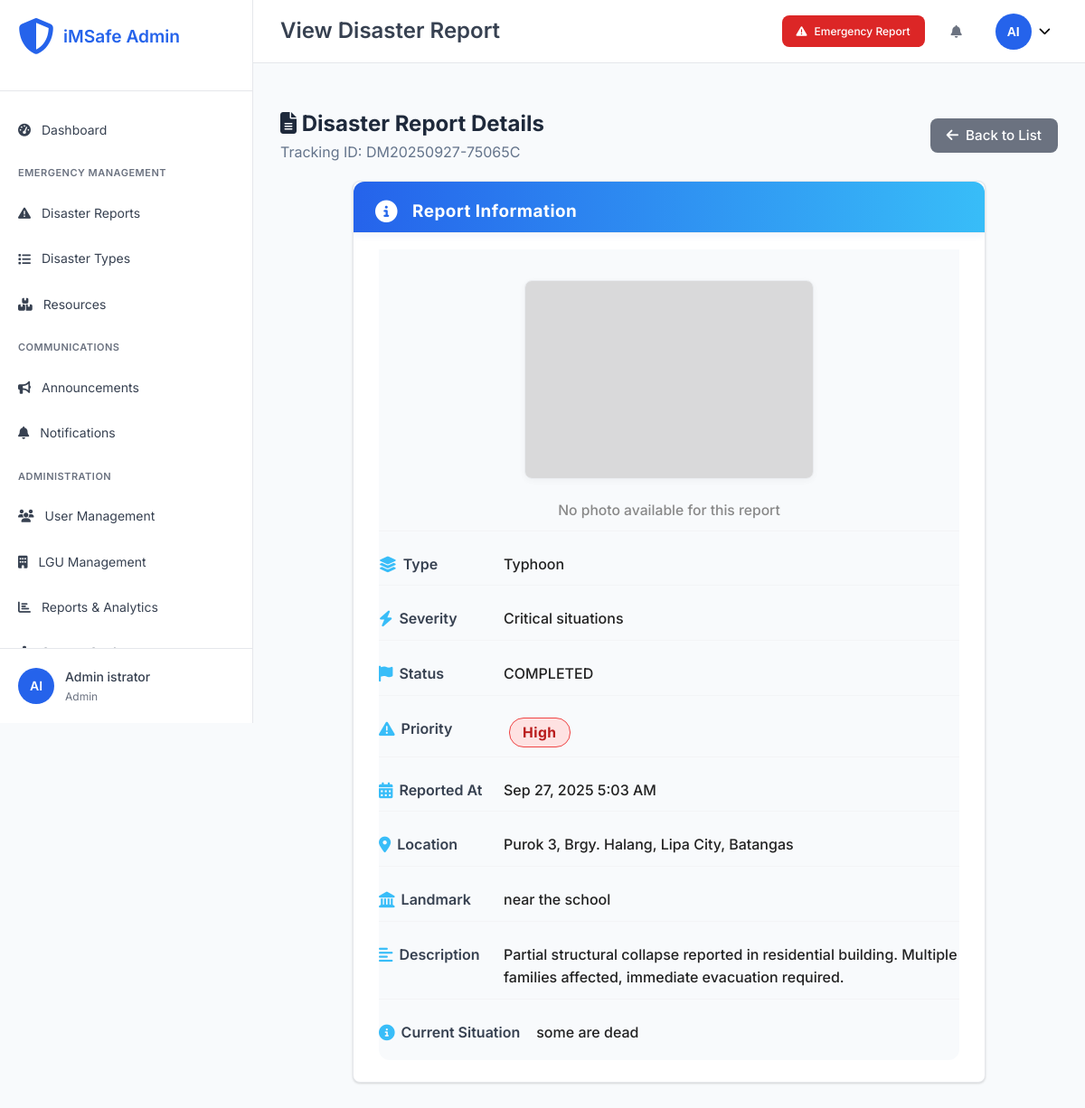
Page /admin/view-disaster.php?id=2 (signed in) on the earlier database version.
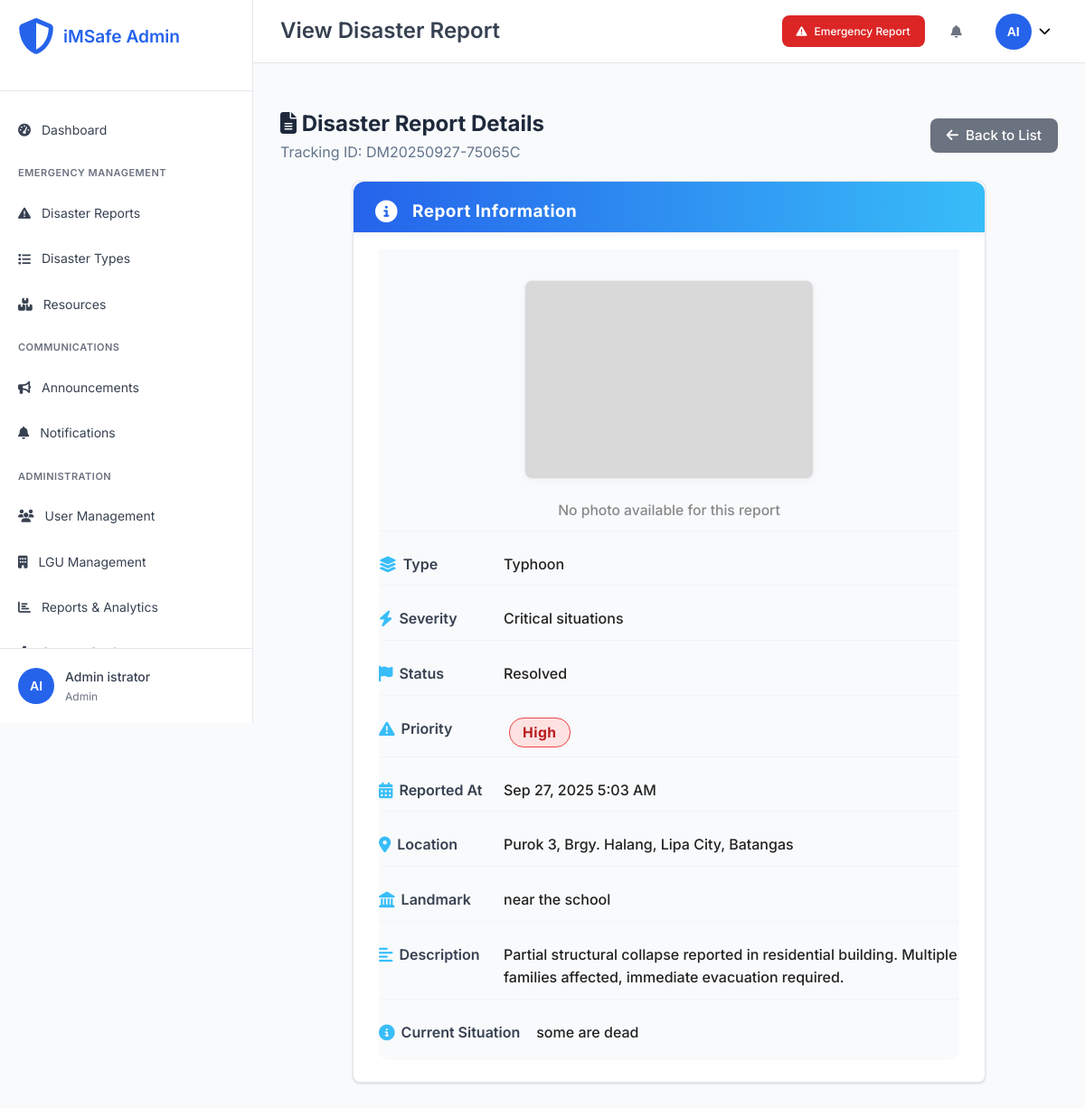
Same page on the later database version.
### tables this page shows
CREATE TABLE `disasters` (
  `disaster_id` int(11) NOT NULL,
  `tracking_id` varchar(20) NOT NULL,
  `disaster_name` varchar(200) NOT NULL,
  `type_id` int(11) NOT NULL,
  `severity_level` varchar(20) NOT NULL,
  `severity_display` varchar(100) DEFAULT NULL,
  `severity_score` decimal(3,2) DEFAULT 1.00,
  `address` text NOT NULL,
  `purok` varchar(100) DEFAULT NULL,
  `house_no` varchar(50) DEFAULT NULL,
  `city` varchar(100) DEFAULT NULL,
  `province` varchar(100) DEFAULT 'Philippines',
  `state` varchar(100) DEFAULT 'Philippines',
  `latitude` decimal(10,8) DEFAULT NULL,
  `longitude` decimal(11,8) DEFAULT NULL,
  `landmark` varchar(200) DEFAULT NULL,
  `reporter_name` varchar(100) DEFAULT NULL,
  `reporter_phone` varchar(20) NOT NULL,
  `alternate_contact` varchar(20) DEFAULT NULL,
  `description` text NOT NULL,
  `immediate_needs` longtext DEFAULT NULL CHECK (json_valid(`immediate_needs`)),
  `current_situation` text DEFAULT NULL,
  `image_path` varchar(255) DEFAULT NULL,
  `status` enum('pending','assigned','acknowledged','in_progress','resolved','closed','escalated') DEFAULT 'pending',
  `assigned_lgu_id` int(11) DEFAULT NULL,
  `assigned_user_id` int(11) DEFAULT NULL,
  `priority` enum('low','medium','high','critical') DEFAULT 'medium',
  `reported_at` timestamp NOT NULL DEFAULT current_timestamp(),
  `acknowledged_at` timestamp NULL DEFAULT NULL,
  `resolved_at` timestamp NULL DEFAULT NULL,
  `escalation_deadline` timestamp NULL DEFAULT NULL,
  `is_anonymous` tinyint(1) DEFAULT 0,
  `is_verified` tinyint(1) DEFAULT 0,
  `source` enum('web_form','mobile_app','hotline','social_media','official') DEFAULT 'web_form',
  `created_at` timestamp NOT NULL DEFAULT current_timestamp(),
  `updated_at` timestamp NOT NULL DEFAULT current_timestamp() ON UPDATE current_timestamp()
);

CREATE TABLE `disaster_types` (
  `type_id` int(11) NOT NULL,
  `type_name` varchar(100) NOT NULL,
  `description` text DEFAULT NULL,
  `category` enum('natural','man-made','technological','biological') DEFAULT 'natural',
  `severity_weight` decimal(3,2) DEFAULT 1.00,
  `is_active` tinyint(1) DEFAULT 1,
  `created_at` timestamp NOT NULL DEFAULT current_timestamp(),
  `updated_at` timestamp NOT NULL DEFAULT current_timestamp() ON UPDATE current_timestamp()
);

### admin/view-disaster.php (the view, shortened to what this page needs)
<?php
require_once '../config/database.php';
$disaster_id = intval($_GET['id'] ?? 0);
try {
    $stmt = $pdo->prepare("
     SELECT d.*, dt.type_name, dt.description as type_description,
         lgu.lgu_name, lgu.contact_person,
         CONCAT(u.first_name, ' ', u.last_name) as assigned_user_name,
         u.phone as user_phone, u.email as user_email
        FROM disasters d
        JOIN disaster_types dt ON d.type_id = dt.type_id
        LEFT JOIN lgus lgu ON d.assigned_lgu_id = lgu.lgu_id
        LEFT JOIN users u ON d.assigned_user_id = u.user_id
        WHERE d.disaster_id = ?
    ");
    $stmt->execute([$disaster_id]);
    $disaster = $stmt->fetch();
} catch (Exception $e) {
    error_log("Disaster view error: " . $e->getMessage());
    echo '<div style="color:red;font-weight:bold;padding:20px;">SQL Error: ' . htmlspecialchars($e->getMessage()) . '</div>';
    exit;
}
include 'includes/header.php';
?>
<div class="page-header">
    <div class="page-title">
        <h2><i class="fas fa-file-alt"></i> Disaster Report Details</h2>
        <p>Tracking ID: <?php echo htmlspecialchars($disaster['tracking_id']); ?></p>
    </div>
    <div class="page-actions">
        <a href="disasters.php" class="btn btn-secondary">
            <i class="fas fa-arrow-left"></i> Back to List
        </a>
    </div>
</div>
<div class="dashboard-card" style="max-width:700px;margin:auto;">
    <div class="card-header">
        <h3><i class="fas fa-info-circle"></i> Report Information</h3>
    </div>
    <div class="card-content">
        <div class="detail-section" style="justify-content:center;">
            <div class="value" style="width:100%;text-align:center;">
                <?php
                $img_rel_path = !empty($disaster['image_path']) ? '../' . ltrim($disaster['image_path'], '/') : '';
                if ($disaster['image_path'] && file_exists($img_rel_path)) : ?>
                    <img src="<?php echo htmlspecialchars($img_rel_path); ?>" alt="Emergency Photo" style="max-width:320px;max-height:220px;border-radius:8px;box-shadow:0 2px 8px 0 rgba(0,0,0,0.10);margin-bottom:12px;">
                <?php else: ?>
                    <img src="https://via.placeholder.com/320x220?text=No+Image" alt="No Photo" style="max-width:320px;max-height:220px;border-radius:8px;opacity:0.7;margin-bottom:12px;">
                    <div style="color:#888;font-size:0.98rem;margin-top:2px;">No photo available for this report</div>
                <?php endif; ?>
            </div>
        </div>
    <div class="detail-section"><label><i class="fas fa-layer-group"></i> Type</label><div class="value"><?php echo htmlspecialchars($disaster['type_name']); ?></div></div>
    <div class="detail-section"><label><i class="fas fa-bolt"></i> Severity</label><div class="value"><?php echo htmlspecialchars($disaster['severity_display']); ?></div></div>
    <div class="detail-section"><label><i class="fas fa-flag"></i> Status</label><div class="value"><?php echo ucfirst(str_replace('_', ' ', $disaster['status'])); ?></div></div>
    <div class="detail-section"><label><i class="fas fa-exclamation-triangle"></i> Priority</label><div class="value">
        <?php
            $priority = strtolower($disaster['priority']);
            $priorityClass = 'priority-medium';
            if ($priority === 'low') $priorityClass = 'priority-low';
            elseif ($priority === 'high' || $priority === 'critical') $priorityClass = 'priority-high';
            elseif ($priority === 'medium') $priorityClass = 'priority-medium';
        ?>
        <span class="priority-badge <?php echo $priorityClass; ?>"><?php echo ucfirst($disaster['priority']); ?></span>
    </div></div>
    <div class="detail-section"><label><i class="fas fa-calendar-alt"></i> Reported At</label><div class="value"><?php echo date('M j, Y g:i A', strtotime($disaster['reported_at'])); ?></div></div>
    <div class="detail-section"><label><i class="fas fa-map-marker-alt"></i> Location</label><div class="value"><?php echo htmlspecialchars($disaster['address']); ?></div></div>
    <?php if ($disaster['landmark']): ?>
    <div class="detail-section"><label><i class="fas fa-landmark"></i> Landmark</label><div class="value"><?php echo htmlspecialchars($disaster['landmark']); ?></div></div>
    <?php endif; ?>
    <div class="detail-section"><label><i class="fas fa-align-left"></i> Description</label><div class="value"><?php echo nl2br(htmlspecialchars($disaster['description'])); ?></div></div>
    <?php if ($disaster['current_situation']): ?>
    <div class="detail-section"><label><i class="fas fa-info-circle"></i> Current Situation</label><div class="value"><?php echo nl2br(htmlspecialchars($disaster['current_situation'])); ?></div></div>
    <?php endif; ?>
    </div>
</div>
<?php include 'includes/footer.php'; ?>
<link rel="stylesheet" href="assets/css/admin.css?v=2">

Differences in the rows shown:
changed disasters "DM20250927-75065C": status "COMPLETED" → "Resolved"
